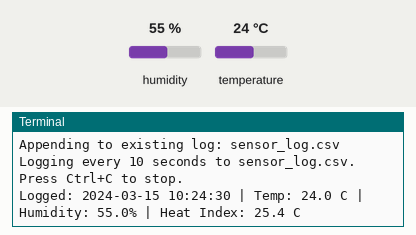
Simulated run of this program. Board: Raspberry Pi (BCM pin numbers). Parts: the last lines printed to the terminal. Inputs (shaded band) come from the test bench; at power-on: humidity 55 %, temperature 24 °C. The clock reads 2024-03-15 10:24:30 at power-on unless the program sets it; files the program writes start out absent.

Above: at 1.2 s.
1.3 s: humidity set to 22 %
At 11.3 s:
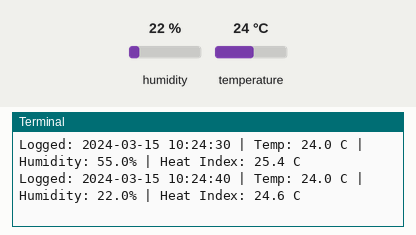
11.5 s: temperature set to 12 °C
At 21.5 s:
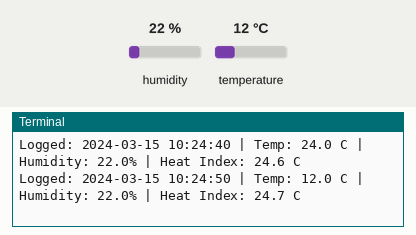
21.7 s: humidity set to 40 %
At 32.0 s:
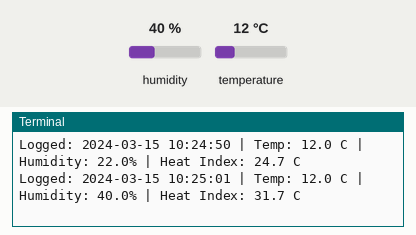
Timing chart, 0 to 33.5 s (numbered marks = the images above; inputs shaded):
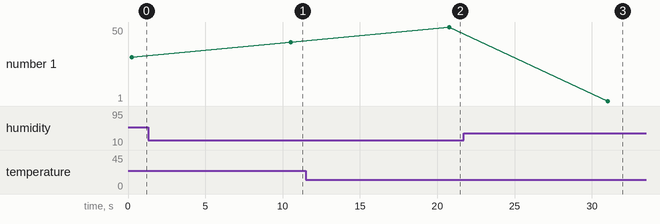

The program:

Code.py
```python
import adafruit_dht
import board
import time
import os
import csv
from datetime import datetime

DHT_PIN = board.D4
LOG_FILE = 'sensor_log.csv'
READ_INTERVAL = 10 #seconds between readings

dht_sensor = adafruit_dht.DHT11(DHT_PIN)

def calculate_heat_index(temp_c, humidity):
    """Calculate the heat index in Celsius using the formula from NOAA"""
    temp_f = temp_c * 9/5 + 32
    hi_f = -42.379 + 2.04901523*temp_f + 10.14333127*humidity - 0.22475541*temp_f*humidity - 0.00683783*temp_f**2 - 0.05481717*humidity**2 + 0.00122874*temp_f**2*humidity + 0.00085282*temp_f*humidity**2 - 0.00000199*temp_f**2*humidity**2
    hi_c = (hi_f - 32) * 5/9
    return hi_c

def init_csv():
    """Initialize the CSV log file with headers if it doesn't exist"""
    if not os.path.isfile(LOG_FILE):
        with open(LOG_FILE, mode='w', newline='') as file:
            writer = csv.writer(file)
            writer.writerow(['Timestamp', 'Temperature (C)', 'Humidity (%)', 'Heat Index (C)'])

        print(f'Created log file: {LOG_FILE}')
    else:
        print(f'Appending to existing log: {LOG_FILE}')

def log_reading(temp, humidity):
    """Log the sensor reading to the CSV file"""
    heat_index = calculate_heat_index(temp, humidity)
    timestamp = datetime.now().strftime('%Y-%m-%d %H:%M:%S')

    with open(LOG_FILE, mode='a', newline='') as file:
        writer = csv.writer(file)
        writer.writerow([timestamp, f'{temp:.1f}', f'{humidity:.1f}', f'{heat_index:.1f}'])

    print(f'Logged: {timestamp} | Temp: {temp:.1f} C | Humidity: {humidity:.1f}% | Heat Index: {heat_index:.1f} C')

# -------------- Main
init_csv()
print(f'Logging every {READ_INTERVAL} seconds to {LOG_FILE}. Press Ctrl+C to stop.')
reading_count = 0

try:
    while True:
        try:
            temperature = dht_sensor.temperature
            humidity = dht_sensor.humidity
            log_reading(temperature, humidity)
            reading_count += 1

        except RuntimeError as e:
            print(f'Read failed: {e} - skipping this reading')


        time.sleep(READ_INTERVAL)

except KeyboardInterrupt:
    print(f'\nLogged {reading_count}: readings to {LOG_FILE}')

finally:
    dht_sensor.exit()
```

Measured:
- after the input at 1.3 s, the terminal: prints a new line after 9.2 s (image 1)
- after the input at 11.5 s, the terminal: prints a new line after 9.3 s (image 2)
- after the input at 21.7 s, the terminal: prints a new line after 9.3 s (image 3)
